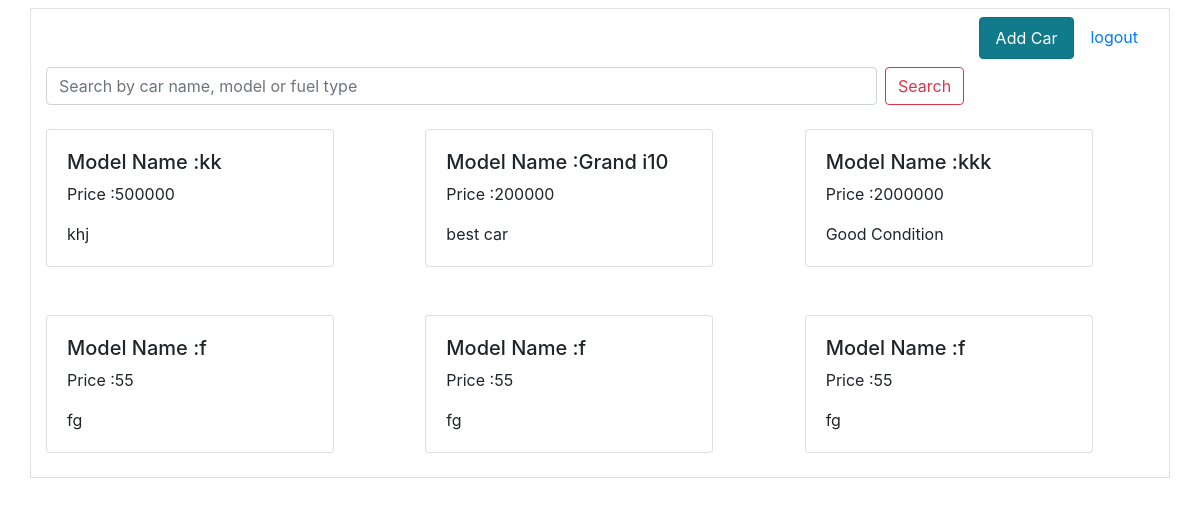
Page /userHome.php (signed in) on the committed database.
### tables this page shows
CREATE TABLE `carinfo` (
  `carID` int(10) NOT NULL AUTO_INCREMENT,
  `brandname` varchar(25) DEFAULT NULL,
  `modelname` varchar(25) DEFAULT NULL,
  `caryear` int(4) DEFAULT NULL,
  `fueltype` varchar(10) DEFAULT NULL,
  `drivenkm` varchar(10) DEFAULT NULL,
  `description` varbinary(80) DEFAULT NULL,
  `image` text,
  `caruserID` int(10) DEFAULT NULL,
  `price` int(11) DEFAULT NULL,
  PRIMARY KEY (`carID`)
);

### db.class.php (called while the page is built, shortened)
<?php
class DB {
    private $con = null;
    function __construct() {
        $this->con = mysqli_connect(DB_HOST, DB_USER, DB_PASSWORD, DB_NAME);
    }
    public function executeSelect($query) {
        try {
            if (!($result = mysqli_query($this->con, $query))) {
                throw new Exception(mysqli_error($this->con));
            }
            $results_array = array();
            while ($row = mysqli_fetch_array($result, MYSQLI_ASSOC)) {
                $results_array[] = $row;
            }
            return $results_array;
        } catch (Exception $ex) {
            throw $ex;
        }
    }
}

### userHome.php (the view, shortened to what this page needs)
<!DOCTYPE html>
<?php
require_once '../include/header.php';
require_once '../db/db.class.php';
$dbconn = new DB();
$where = "";
$str = "SELECT * FROM carinfo" . $where;
$result = $dbconn->executeSelect($str);
?>
<div class="container border mt-2">
    <div class="row my-2">
        <div class="col-md-12">
            <ul class="nav justify-content-end">
                <li class="nav-item">
                    <a class="nav-link active btn btn-info" href="#" data-toggle="modal"
                       data-target="#addCarModal">Add Car</a>
                </li>
                <li class="nav-item">
                    <a class="nav-link" href="../index.php">logout</a>
                </li>
            </ul>
        </div>
    </div>
    <div class="row">
        <div class="col-md-12">
            <form action="#" class="form-inline my-4 my-lg-0" method="get">
                <input class="form-control mr-sm-2" style="width: 75%;"
                       type="search"  name="search" id="search"
                       placeholder="Search by car name, model or fuel type" aria-label="Search">
                <button class="btn btn-outline-danger my-2 my-sm-0"
                        name="filter" type="submit">Search</button>
            </form>
        </div>
    </div>
    <div class="row">
        <?php
        if (count($result)) {
            foreach ($result as $row) {
                ?>
                <div class="col-md-4">
                    <div class="card my-4" style="width: 18rem;">
                        <div class="card-body">
                            <h5 class="card-text"><?php echo 'Model Name :' . $row['modelname'] ?></h5>
                            <p class="card-text"><?php echo 'Price :' . $row['price'] ?></p>
                            <p class="card-text align-content-center"><?php echo $row['description'] ?></p>
                        </div>
                    </div>
                </div>
                <?php
            }
        }
        ?>
    </div>
</div>
<?php
require_once '../include/footer.php';
?>

### header.php (shortened to what this page needs)
<!DOCTYPE html>
<html>
    <head>
        <link href="../static/css/bootstrap.min.css" type="text/css" rel="stylesheet">
        <link href="../static/css/custom.css" type="text/css" rel="stylesheet">
    </head>

### footer.php (shortened to what this page needs)
<!DOCTYPE html>
</body>
</html>

### custom.css (style rules this page uses)
html,body { height: 100%; widows: 100%; }

### rows in the picture
carinfo: modelname "kk", price "500000", description "khj"
carinfo: modelname "Grand i10", price "200000", description "best car"
carinfo: modelname "kkk", price "2000000", description "Good Condition"
carinfo: modelname "f", price "55", description "fg"
carinfo: modelname "f", price "55", description "fg"
carinfo: modelname "f", price "55", description "fg"
